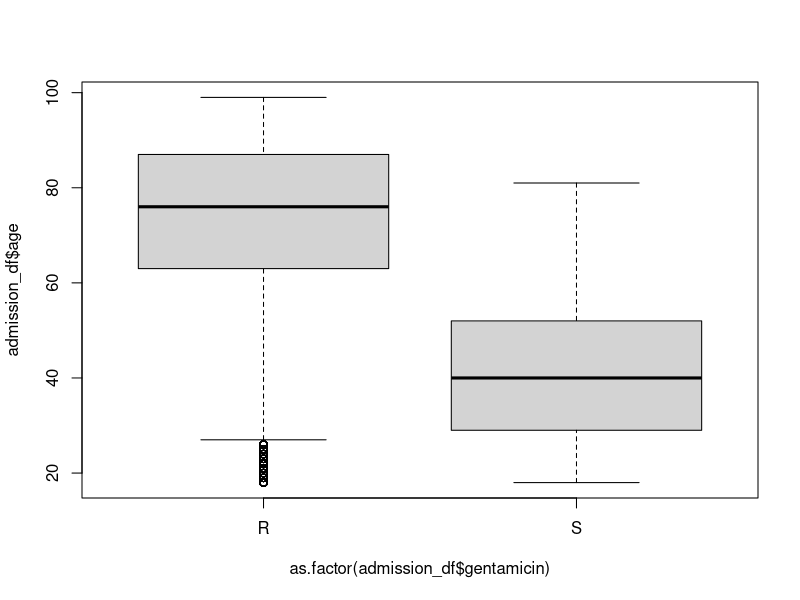

The R source for this figure:
library(tidyverse)

starting_population = 1e4
baseline_population_resistance_rate <- 0.1
n_admissions_lambda <- 1
prescription_rate <- 0.1
alpha <- 0.1
beta <- 0.1
random_error_sigma <- 0.1

number_of_admissions <- rpois(starting_population, n_admissions_lambda)
patient_nos <- sample.int(n = 1e4, size = starting_population)
patient_nos <- sprintf("%06d", patient_nos)
sex <- rbinom(starting_population, size = 2,
                  prob=c(0.45, 0.45, 0.1)) + 1
sex <- c("male", "female", "U")[sex]
age <- sample(18:99, starting_population, replace = TRUE)

baseline_resistance <- rbinom(n = starting_population,
                              size = 1,
                              prob = baseline_population_resistance_rate)
patient_df <- data.frame(patient_nos,
                         sex,
                         age)

# 
# baseline_resistance <- as.logical(baseline_resistance)
# baseline_df <- data.frame(patient_id = patient_nos,
#                           community_acquired_infection = baseline_resistance)
# 
admissions <- rep(patient_nos, times = number_of_admissions)
sex <- rep(sex, times = number_of_admissions)
age <- rep(age, times = number_of_admissions)
admission_df <- data.frame(patient_id = admissions,
                           age = age,
                           sex = sex)

# admission_df <- merge(admission_df, baseline_df)
# 
# admission_df['on_antibiotics'] <- rpois(nrow(admission_df),
#                                         1)
# 
# hospital_df <- admission_df %>% 
#   group_by(patient_id) %>% 
#   mutate(colonisation_risk = seq(length(patient_id)) * alpha + on_antibiotics * beta) %>% 
#   mutate(hospital_acquired_infection = ( colonisation_risk + rnorm(1, 0 , random_error_sigma) ) > 0.5) %>% 
#   mutate(colonisation = community_acquired_infection | hospital_acquired_infection)
# 
# hospital_df %>%
#   group_by(patient_id) %>%
#   mutate(n_adm = length(patient_id)) %>%
#   lm(colonisation ~ n_adm, data = .)

admission_df <- admission_df %>% 
  group_by(patient_id) %>% 
  mutate(date_admission = seq(length(patient_id)))
baseline_cip_res <- 0.1
admission_df['ciprofloxacin'] <- rbinom(n = nrow(admission_df), size = 1, prob = baseline_cip_res)

gent_theta <- 0.5
gent_age_theta <- 0.8
gent_error_sig <- 0.05
gent_acquired <- admission_df[['ciprofloxacin']] * gent_theta + (admission_df[['age']] / 100) * gent_age_theta + rnorm(nrow(admission_df), 0, gent_error_sig)
baseline_gent_res <- 0.1
baseline_gent <- rbinom(n = nrow(admission_df), size = 1, prob = baseline_gent_res)
admission_df['gentamicin'] <- pmax(gent_acquired, baseline_gent)
admission_df['gentamicin'] <- if_else(admission_df['gentamicin'] > 0.5, "R", "S")

amc_theta <- 0.5
amc_error_sig <- 0.05
amc_acquired <- admission_df[['ciprofloxacin']] * amc_theta + rnorm(nrow(admission_df), 0, amc_error_sig)
baseline_amc_res <- 0.1
baseline_amc <- rbinom(n = nrow(admission_df), size = 1, prob = baseline_amc_res)
admission_df['amoxicillin_clavulanic_acid'] <- pmax(amc_acquired, baseline_amc)
admission_df['amoxicillin_clavulanic_acid'] <- if_else(admission_df['amoxicillin_clavulanic_acid'] > 0.5, "R", "S")

admission_df['ciprofloxacin'] <- if_else(admission_df['ciprofloxacin'] == 1,
                                         "R", "S")

admission_df %>% group_by(amoxicillin_clavulanic_acid, ciprofloxacin, gentamicin) %>% summarise(n = n())

admission_df %>% group_by(amoxicillin_clavulanic_acid) %>% summarise(per = 100 * n() / nrow(.))

admission_df %>% filter(age > 50) %>% group_by(gentamicin) %>% summarise(n = n() / nrow(.))

boxplot(admission_df$age ~ as.factor(admission_df$gentamicin))

admission_df <- admission_df[sample(nrow(admission_df)), ]
admission_df %>% 
  select(-age, -sex) %>% 
  write_csv("admissions.csv")

patient_df %>% 
  write_csv("patients.csv")
